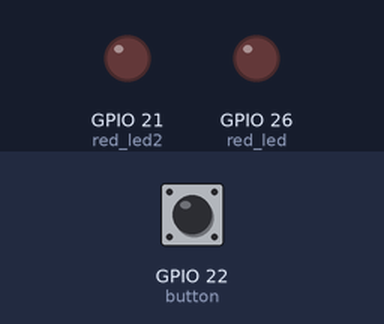
Simulated run of this sketch. Board: ESP32. Shown: output pins drawn as LEDs (lit = HIGH). Inputs (shaded band) come from the test bench; at power-on: GPIO 22 (button) LOW.

Above: at 1.2 s.
1.3 s: GPIO 22 (button) pulled HIGH for 0.15 s
At 1.4 s:
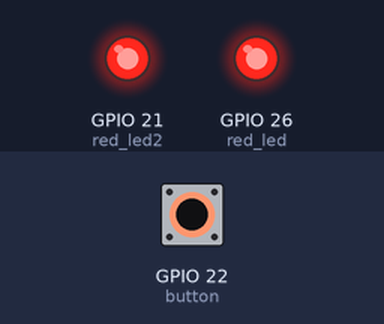
3.0 s: GPIO 22 (button) pulled HIGH for 3.2 s
At 7.2 s:
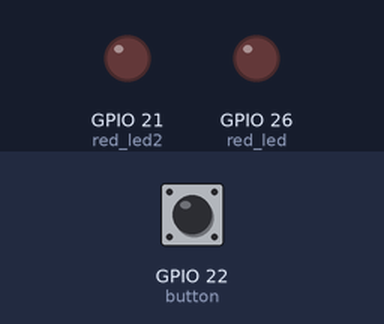
Timing chart, 0 to 8.7 s (numbered marks = the images above; inputs shaded):
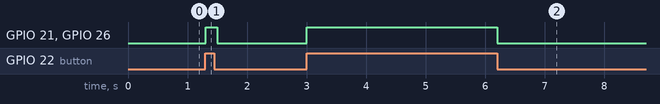

The sketch:

pins_declaration.ino
```cpp
//Wiring code generated from an ArduinoML model
// Application name: RedButton

long debounce = 200;
enum STATE {off, on};

STATE currentState = off;

bool buttonBounceGuard = false;
long buttonLastDebounceTime = 0;


	void setup(){
		pinMode(26, OUTPUT); // red_led [Actuator]
		pinMode(21, OUTPUT); // red_led2 [Actuator]
		pinMode(22, INPUT); // button [Sensor]
	}
	void loop() {
			switch(currentState){

				case off:
                    digitalWrite(26,LOW);
                    digitalWrite(21,LOW);
		 			buttonBounceGuard = millis() - buttonLastDebounceTime > debounce;
                    if( digitalRead(22) == HIGH && buttonBounceGuard) {
                        buttonLastDebounceTime = millis();
                        currentState = on;
                    }

				break;
				case on:
                    digitalWrite(21,HIGH);
                    digitalWrite(26,HIGH);
		 			buttonBounceGuard = millis() - buttonLastDebounceTime > debounce;
                    if( digitalRead(22) == LOW && buttonBounceGuard) {
                        buttonLastDebounceTime = millis();
                        currentState = off;
                    }

				break;
		}
	}
```

Measured:
- after the input at 1.3 s, GPIO 21 (red_led2), GPIO 26 (red_led): LOW → HIGH at once, → LOW 0.20 s later
- after the input at 3.0 s, GPIO 21 (red_led2), GPIO 26 (red_led): LOW → HIGH at once, → LOW 3.2 s later
